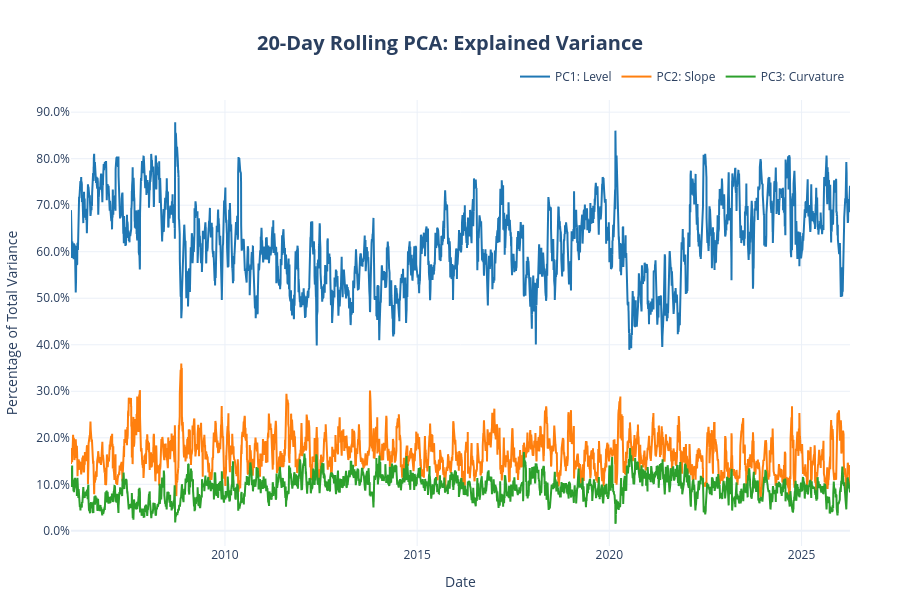

The notebook cell this image was saved under:
### Code cell
fig = go.Figure()

# Traces for each Principal Component
# We use high-contrast colors for a professional dashboard look
colors = ['#1f77b4', '#ff7f0e', '#2ca02c']
components = ['PC1_Level', 'PC2_Slope', 'PC3_Curvature']

for col, color in zip(components, colors):
    fig.add_trace(go.Scatter(
        x=rolling_var.index, 
        y=rolling_var[col],
        mode='lines',
        name=col.replace('_', ': '),
        line=dict(width=2, color=color),
        hovertemplate='%{y:.2%}' # Formats hover as percentage
    ))

# 3. Update the layout for a "Terminal" look
fig.update_layout(
    title=dict(
        text=f'<b>{rolling_window}-Day Rolling PCA: Explained Variance</b>',
        x=0.5,
        font=dict(size=20)
    ),
    xaxis_title="Date",
    yaxis_title="Percentage of Total Variance",
    template="plotly_white", # Clean white background
    hovermode="x unified",     # Shows all 3 values when hovering on a date
    legend=dict(
        orientation="h", 
        yanchor="bottom", y=1.02, 
        xanchor="right", x=1
    ),
    margin=dict(l=50, r=50, t=100, b=50),
    height=600
)

# 4. Format Y-axis as percentages (e.g., 95.0%)
fig.update_layout(yaxis_tickformat='.1%')

### Figure 1 — Plotly figure (JSON) as saved in the notebook; plotly's stock layout.template omitted (floating-point values rounded to 4 significant figures; data arrays with more than 128 entries replaced by an {"elided": "..."} marker saying what was removed)
{"data": [{"hovertemplate": "%{y:.2%}", "line": {"color": "#1f77b4", "width": 2}, "mode": "lines", "name": "PC1: Level", "type": "scatter", "x": {"elided": "5069 str values"}, "y": {"elided": "5069 float values"}}, {"hovertemplate": "%{y:.2%}", "line": {"color": "#ff7f0e", "width": 2}, "mode": "lines", "name": "PC2: Slope", "type": "scatter", "x": {"elided": "5069 str values"}, "y": {"elided": "5069 float values"}}, {"hovertemplate": "%{y:.2%}", "line": {"color": "#2ca02c", "width": 2}, "mode": "lines", "name": "PC3: Curvature", "type": "scatter", "x": {"elided": "5069 str values"}, "y": {"elided": "5069 float values"}}], "layout": {"height": 600, "hovermode": "x unified", "legend": {"orientation": "h", "x": 1, "xanchor": "right", "y": 1.02, "yanchor": "bottom"}, "margin": {"b": 50, "l": 50, "r": 50, "t": 100}, "title": {"font": {"size": 20}, "text": "<b>20-Day Rolling PCA: Explained Variance</b>", "x": 0.5}, "xaxis": {"title": {"text": "Date"}}, "yaxis": {"tickformat": ".1%", "title": {"text": "Percentage of Total Variance"}}}}
